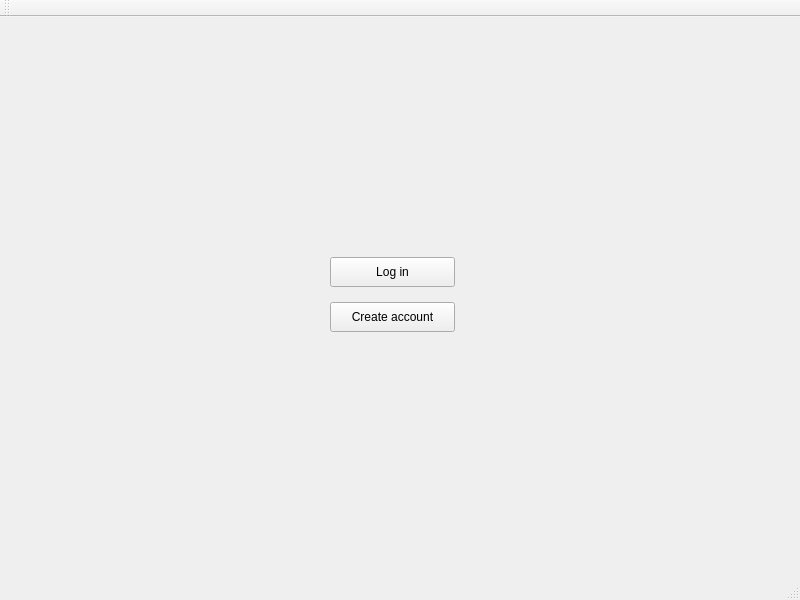
<?xml version="1.0" encoding="UTF-8"?>
<ui version="4.0">
 <class>MainWindow</class>
 <widget class="QMainWindow" name="MainWindow">
  <property name="geometry">
   <rect>
    <x>0</x>
    <y>0</y>
    <width>800</width>
    <height>600</height>
   </rect>
  </property>
  <property name="windowTitle">
   <string>MainWindow</string>
  </property>
  <widget class="QWidget" name="centralwidget">
   <widget class="QPushButton" name="btnLogin">
    <property name="geometry">
     <rect>
      <x>330</x>
      <y>240</y>
      <width>125</width>
      <height>30</height>
     </rect>
    </property>
    <property name="text">
     <string>Log in</string>
    </property>
   </widget>
   <widget class="QPushButton" name="btnCreateAccount">
    <property name="geometry">
     <rect>
      <x>330</x>
      <y>285</y>
      <width>125</width>
      <height>30</height>
     </rect>
    </property>
    <property name="text">
     <string>Create account</string>
    </property>
   </widget>
  </widget>
  <widget class="QMenuBar" name="menubar">
   <property name="geometry">
    <rect>
     <x>0</x>
     <y>0</y>
     <width>800</width>
     <height>25</height>
    </rect>
   </property>
  </widget>
  <widget class="QStatusBar" name="statusbar"/>
  <widget class="QToolBar" name="toolBar">
   <property name="windowTitle">
    <string>toolBar</string>
   </property>
   <attribute name="toolBarArea">
    <enum>TopToolBarArea</enum>
   </attribute>
   <attribute name="toolBarBreak">
    <bool>false</bool>
   </attribute>
  </widget>
 </widget>
 <resources/>
 <connections/>
</ui>
